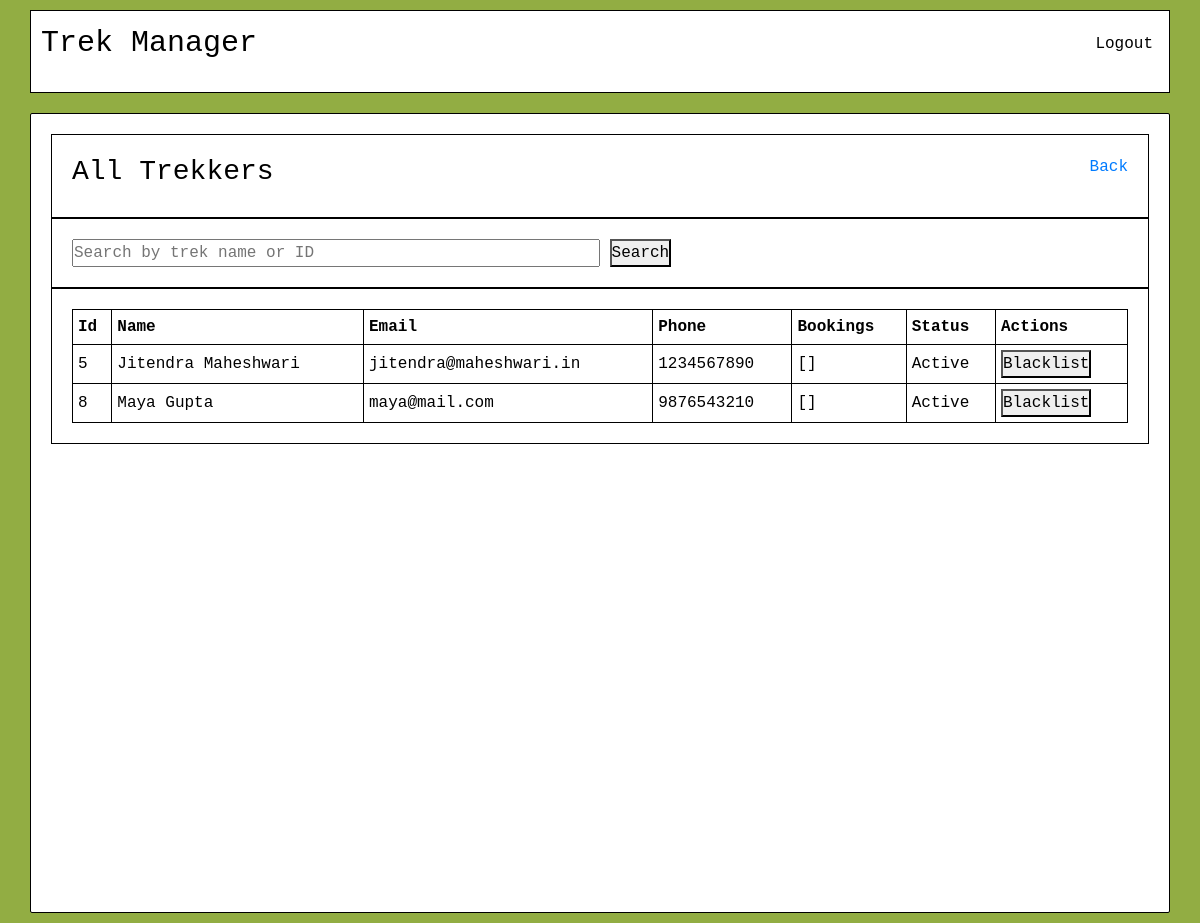
/admin/view_trekkers (signed in), run on the app's committed database.
### models.py (models this page shows)
class User(db.Model):
    __tablename__ = "users"
    id = db.Column(db.Integer, primary_key=True)
    name = db.Column(db.String(100), nullable=False)
    email = db.Column(db.String(120), unique=True, nullable=False)
    password = db.Column(db.String(200), nullable=False)
    contact = db.Column(db.String(20), nullable=True)
    role = db.Column(db.String(20), nullable=False, default="Trekker")
    is_blacklisted = db.Column(db.Boolean, default=False, nullable=False)
    treks_managed = db.relationship("Trek", backref="manager", lazy=True)
    bookings = db.relationship("Booking", backref="trekker", lazy=True, cascade="all, delete-orphan")
    staff_profile = db.relationship("StaffProfile", backref="user", uselist=False, cascade="all, delete-orphan")

### admin.py (the view)
@admin.route("/view_trekkers", methods=['POST', 'GET'])
def view_trekkers():
    search = request.args.get('search', "")
    query = User.query.filter_by(role="Trekker")
    if search:
        if search.isdigit():
            query = query.filter(User.id == int(search))
        else:
            query = query.filter(User.name.ilike(f"%{search}%"))
    all_trekkers = query.all()
    return render_template("admin/view_trekkers.html", all_trekkers=all_trekkers, search=search)

### admin.py (called while the page is built)
@admin.before_request
def check_admin():
    if not session.get('user_id'):
        flash("Please log in to continue.", "error")
        return redirect(url_for('auth.login'))
    if session.get('role') != "Admin":
        flash("Unauthorised access.", "warning")
        return redirect(url_for('auth.login'))

### templates/admin/view_trekkers.html (shortened to what this page needs)
{% extends "base.html" %}
{% block content %}
    <div class="dash-container">
        <div class="admin-dash-head">
            <h3>All Trekkers</h3>
            <a href="{{ url_for('admin.dashboard') }}">Back</a>
        </div>
        <div class="search-box">
            <form action="{{ url_for('admin.view_trekkers') }}" method="GET">
                <input type="text" name="search" value="{{ search }}" placeholder="Search by trek name or ID">
                <button type="submit">Search</button>
            </form>
        </div>
        <div class="list-box">
            <div class="trek-list">
                <table>
                    <thead>
                        <tr>
                            <th>Id</th>
                            <th>Name</th>
                            <th>Email</th>
                            <th>Phone</th>
                            <th>Bookings</th>
                            <th>Status</th>
                            <th>Actions</th>
                        </tr>
                    </thead>
                    <tbody>
                        {% for trekker in all_trekkers %}
                            <tr>
                                <td>{{ trekker.id }}</td>
                                <td>{{ trekker.name }}</td>
                                <td>{{ trekker.email}}</td>
                                <td>{{ trekker.contact }}</td>
                                <td>{{ trekker.bookings }}</td>
                                <td>{{ "Blacklisted" if trekker.is_blacklisted else "Active" }}</td>
                                {% if not trekker.is_blacklisted %}
                                    <td>
                                        <form action="{{ url_for('admin.blacklist_user', user_id=trekker.id) }}" method="POST">
                                            <button type="submit">Blacklist</button>
                                        </form>
                                    </td>
                                {% else %}
                                    <td>
                                        <form action="{{ url_for('admin.unblacklist_user', user_id=trekker.id) }}" method="POST">
                                            <button type="submit">Unblacklist</button>
                                        </form>
                                    </td>
                                {% endif %}
                            </tr>
                        {% endfor %}
                    </tbody>
                </table>
            </div>
        </div>
    </div>
{% endblock %}

### static/style.css (style rules this page uses)
* { margin: 0; padding: 0; font-family: monospace; box-sizing: border-box; }
body { background-color: rgb(146, 173, 67); display: flex; flex-direction: column; align-items: center; min-height: 100vh; }
.dash-container { margin: 10px auto; padding: 20px; width: 95%; min-height: 100vh; border: 1px solid black; border-radius: 2px; color: rgb(0, 0, 0); background-color: rgb(255, 255, 255); }
.admin-dash-head { border: 1px solid black; display: flex; justify-content: space-between; padding: 20px; }
.trek-list { border: 1px solid black; padding: 20px; overflow-x: auto; }
.trek-list table { border: 1px solid black; padding: 5px; width: 100%; }
.trek-list table th, .trek-list table td { border: 1px solid black; padding: 5px; }
.search-box { border: 1px solid black; padding: 20px; }
.search-box input { width: 50%; }

### data on the page
User: id "5", name "Jitendra Maheshwari", email "jitendra@maheshwari.in", contact "1234567890", bookings "[]", is_blacklisted "Active"
User: id "8", name "Maya Gupta", email "maya@mail.com", contact "9876543210", bookings "[]", is_blacklisted "Active"
